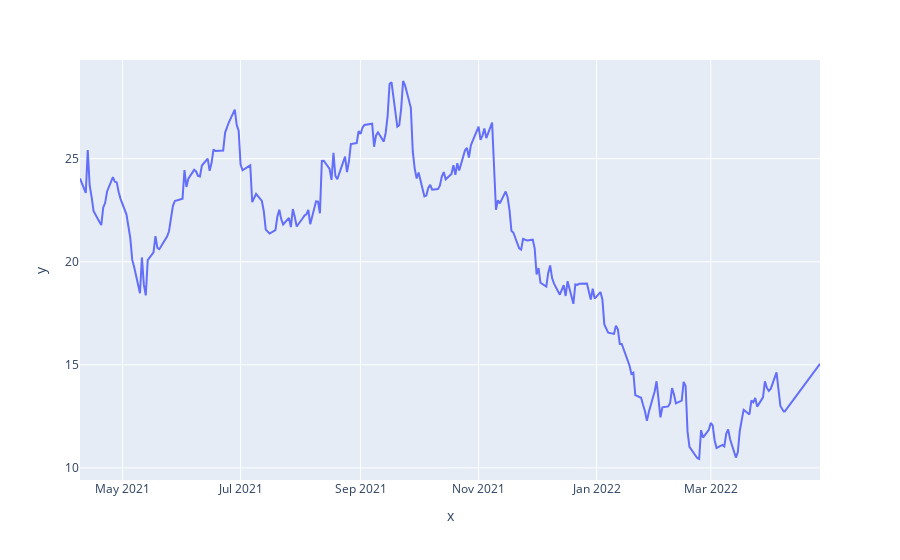

The notebook cell saved with this chart:
### Code cell
fig = px.line(x=df.index, y=df.Close)
# fig.add_trace(go.Scatter(x=[df.index[-1]] + [pt_date], y=[df.Close[-1]] + [target_high]))
fig.add_traces(list(px.line(x=[df.index[-1]] + [pt_date], y=[df.Close[-1]] + [target_mean]).select_traces()))
# fig.add_trace(go.Scatter(x=[df.index[-1]] + [pt_date], y=[df.Close[-1]] + [target_mean]))
# fig.add_trace(go.Scatter(x=[df.index[-1]] + [pt_date], y=[df.Close[-1]] + [target_low]))
fig.show()

### Figure 1 — Plotly figure (JSON) as saved in the notebook; plotly's stock layout.template omitted (floating-point values rounded to 4 significant figures; data arrays with more than 128 entries replaced by an {"elided": "..."} marker saying what was removed)
{"data": [{"hovertemplate": "x=%{x}<br>y=%{y}<extra></extra>", "legendgroup": "", "line": {"color": "#636efa", "dash": "solid"}, "marker": {"symbol": "circle"}, "mode": "lines", "name": "", "orientation": "v", "showlegend": false, "type": "scatter", "x": {"elided": "254 str values"}, "xaxis": "x", "y": {"elided": "254 float values"}, "yaxis": "y"}, {"hovertemplate": "x=%{x}<br>y=%{y}<extra></extra>", "legendgroup": "", "line": {"color": "#636efa", "dash": "solid"}, "marker": {"symbol": "circle"}, "mode": "lines", "name": "", "orientation": "v", "showlegend": false, "type": "scatter", "x": ["2022-04-08T00:00:00", "2022-04-26T11:12:01.126550"], "xaxis": "x", "y": [12.7, 15.05], "yaxis": "y"}], "layout": {"legend": {"tracegroupgap": 0}, "margin": {"t": 60}, "xaxis": {"anchor": "y", "domain": [0, 1], "title": {"text": "x"}}, "yaxis": {"anchor": "x", "domain": [0, 1], "title": {"text": "y"}}}}
